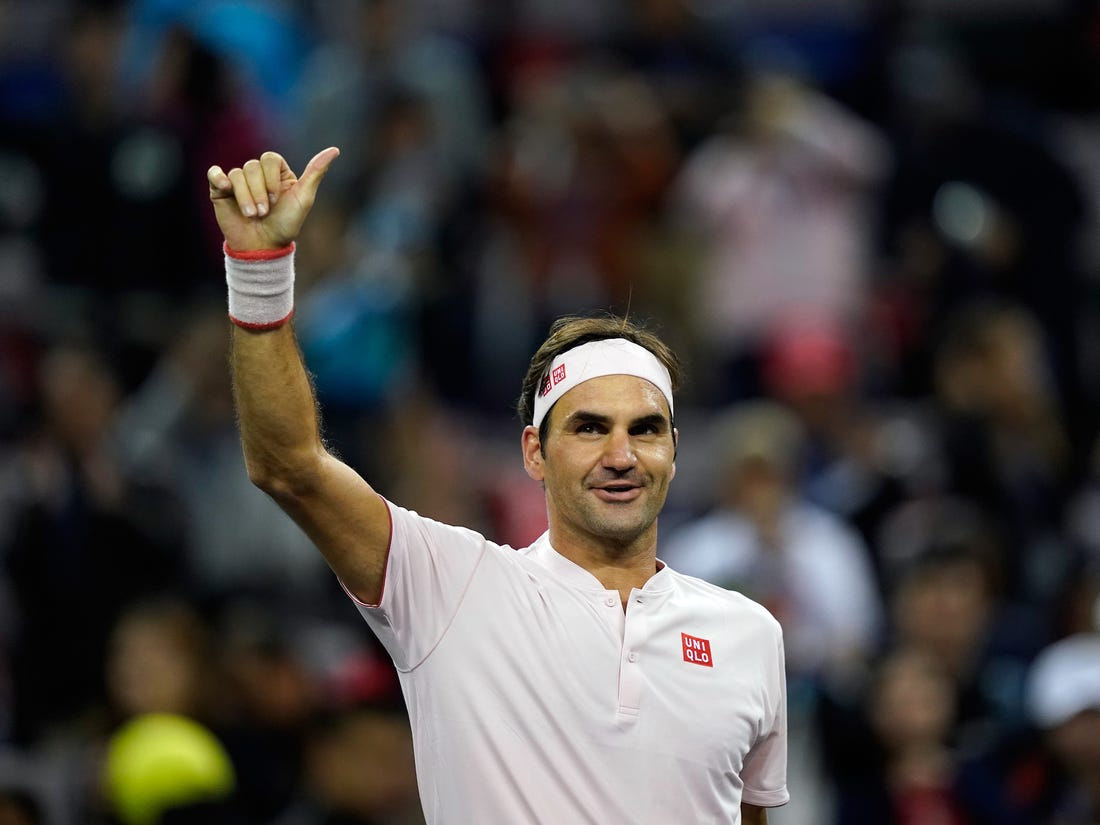
#> input picture dataset/roger_federer/5c6becd02628985d2a2ee2a2.jfif, 1100 x 825 px, found by its file name
$ python -i 'testModel(image).py'   (imports and definitions only)
#> lines starting #> are read from the running program, lines starting #| are printed output that depends on the picture
import cv2
import joblib
import numpy as np
import matplotlib.pyplot as plt
import json

imagePath = r"dataset\roger_federer\5c6becd02628985d2a2ee2a2.jfif"  # Path to your image
model_path = r"sports_celebrity_classification.pkl"
face_cascade = cv2.CascadeClassifier(cv2.data.haarcascades + 'haarcascade_frontalface_default.xml')
eye_cascade = cv2.CascadeClassifier(cv2.data.haarcascades + 'haarcascade_eye.xml')

# Load the model (assuming scikit-learn is upgraded)
# [4 lines not run here, left out]

# [1 line that did not run here, left out]

def get_cropped_image(image_path):
    img = cv2.imread(image_path)
#> img is the input picture: shape (825, 1100, 3); mean B, G, R 64.2, 66, 69.8
    gray = cv2.cvtColor(img, cv2.COLOR_BGR2GRAY)
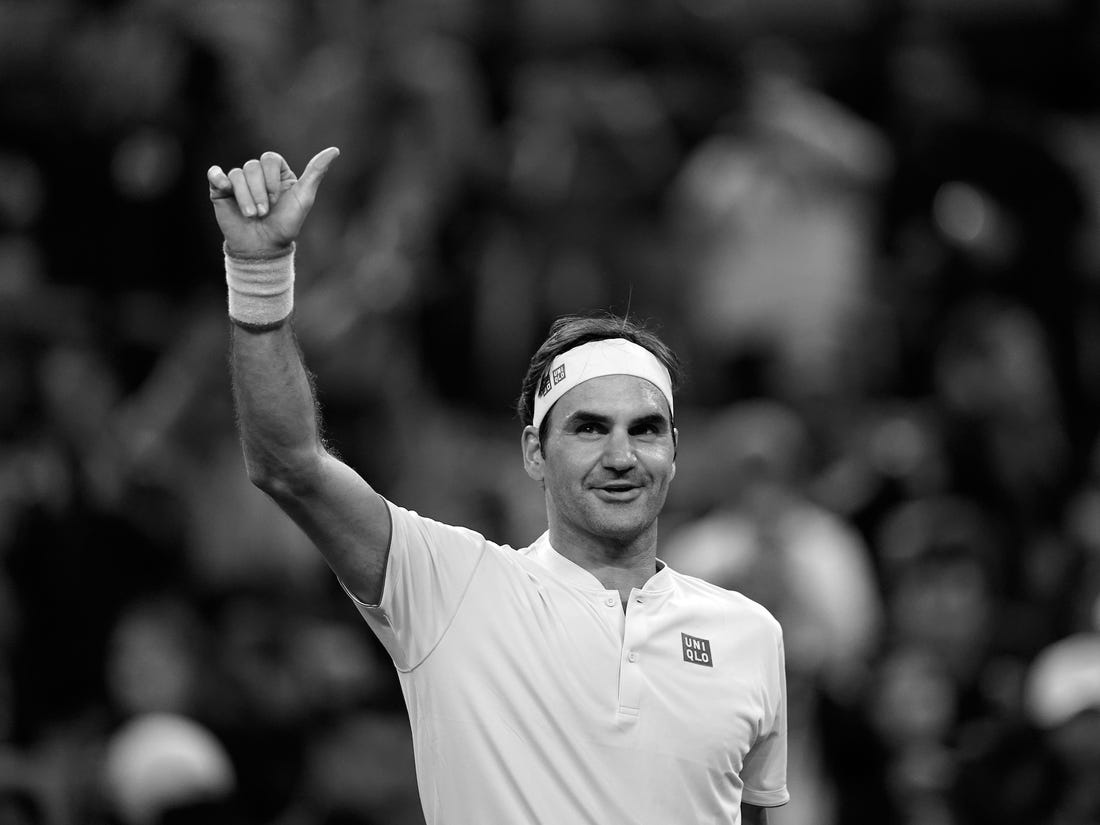
#> gray: shape (825, 1100); min 0, max 255, mean 66.9
    faces = face_cascade.detectMultiScale(gray, 1.3, 5)
#> faces = [[533, 358, 173, 173]]

    for (x, y, w, h) in faces:
        roi_gray = gray[y:y+h, x:x+w]
        roi_color = img[y:y+h, x:x+w]
        eyes = eye_cascade.detectMultiScale(roi_gray)

        if len(eyes) >= 2:
            return roi_color
#> this loop made 1 pass
#> (x, y, w, h, eyes) on pass 1: (533, 358, 173, 173, [[88, 54, 37, 37], [31, 41, 56, 56]])
#> pass 1, in get_cropped_image, `roi_gray = gray[y:y+h, x:x+w]`:
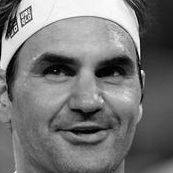
#> roi_gray: shape (173, 173); min 0, max 255, mean 117.7
#> pass 1, in get_cropped_image, `roi_color = img[y:y+h, x:x+w]`:
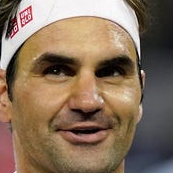
#> roi_color: shape (173, 173, 3); mean B, G, R 92.9, 113.3, 135.8

    return None

# Get cropped image
croppedImg = get_cropped_image(imagePath)

# [18 lines not run here, left out]

>>> result = get_cropped_image('dataset/roger_federer/5c6becd02628985d2a2ee2a2.jfif')

$ run again, on dataset/roger_federer/download.jfif
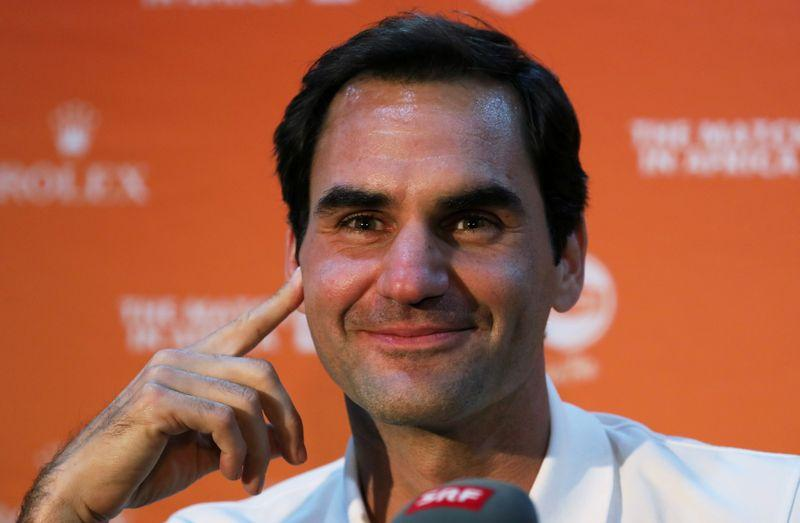
#> input picture dataset/roger_federer/download.jfif, 800 x 523 px
#> in get_cropped_image, img is the input picture: shape (523, 800, 3); mean B, G, R 71.8, 94.9, 162.4
#> in get_cropped_image (call 2), `gray = cv2.cvtColor(img, cv2.COLOR_BGR2GRAY)`:
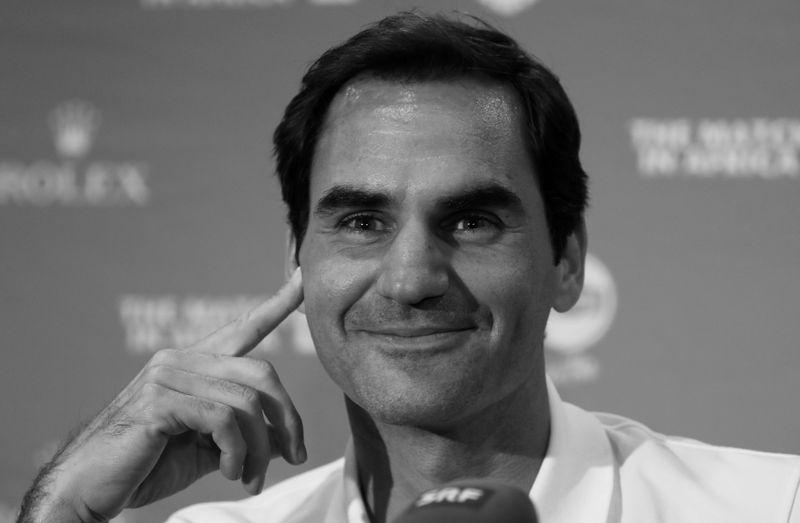
#> gray: shape (523, 800); min 0, max 239, mean 112.4
#> faces = [[260, 102, 304, 304]]
#> the loop in get_cropped_image, `for (x, y, w, h) in faces:` made 1 pass
#> (x, y, w, h, eyes) on pass 1: (260, 102, 304, 304, [[166, 83, 76, 76], [61, 79, 82, 82]])
#> pass 1, in get_cropped_image (call 2), `roi_color = img[y:y+h, x:x+w]`:
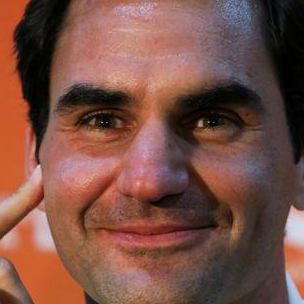
#> roi_color: shape (304, 304, 3); mean B, G, R 68.6, 79.6, 121.3

$ run again, on dataset/roger_federer/03775a8e131301d9b53406c8f40fb10b.webp
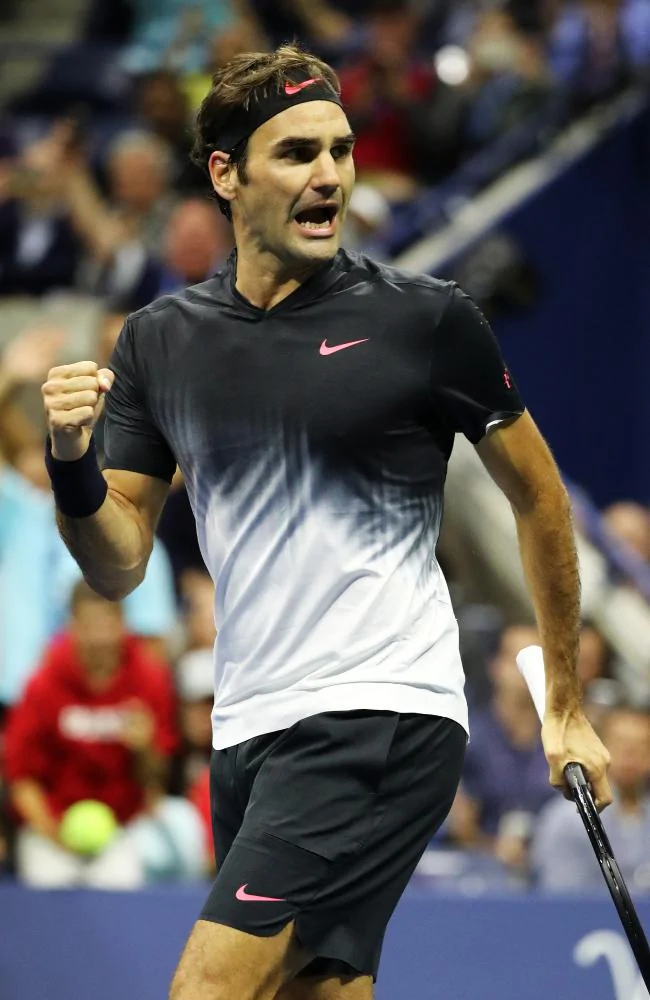
#> input picture dataset/roger_federer/03775a8e131301d9b53406c8f40fb10b.webp, 650 x 1000 px
#> in get_cropped_image, img is the input picture: shape (1000, 650, 3); mean B, G, R 88.1, 90.2, 96.4
#> in get_cropped_image (call 2), `gray = cv2.cvtColor(img, cv2.COLOR_BGR2GRAY)`:
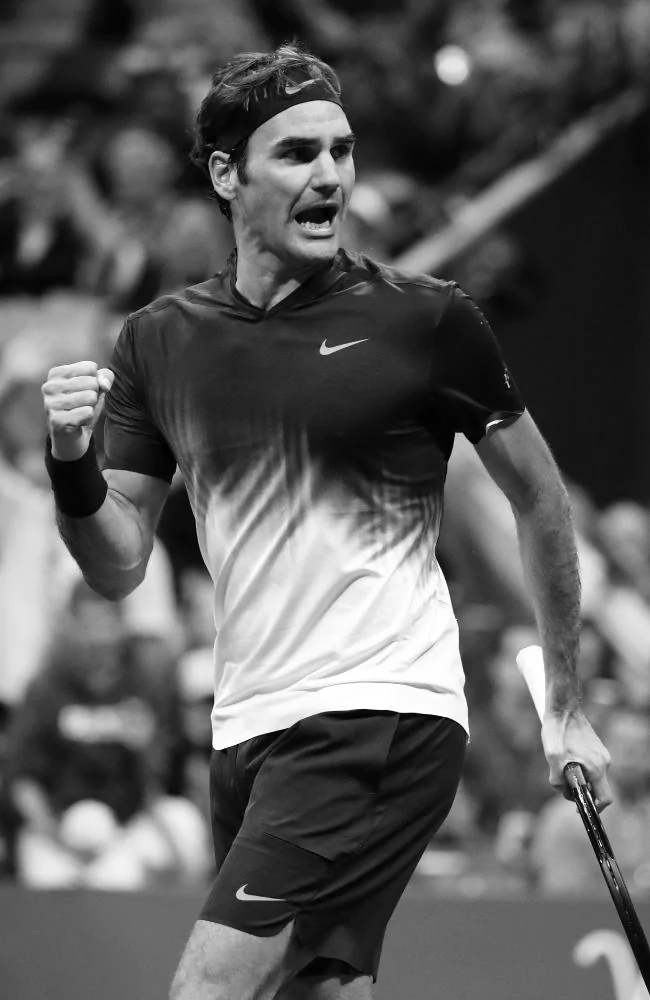
#> gray: shape (1000, 650); min 0, max 255, mean 91.8
#> faces = [[242, 94, 153, 153]]
#> the loop in get_cropped_image, `for (x, y, w, h) in faces:` made 1 pass
#> (x, y, w, h, eyes) on pass 1: (242, 94, 153, 153, [[70, 37, 46, 46], [49, 98, 54, 54]])
#> pass 1, in get_cropped_image (call 2), `roi_color = img[y:y+h, x:x+w]`:
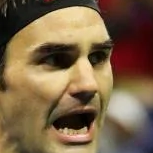
#> roi_color: shape (153, 153, 3); mean B, G, R 72.1, 100.8, 124.6
